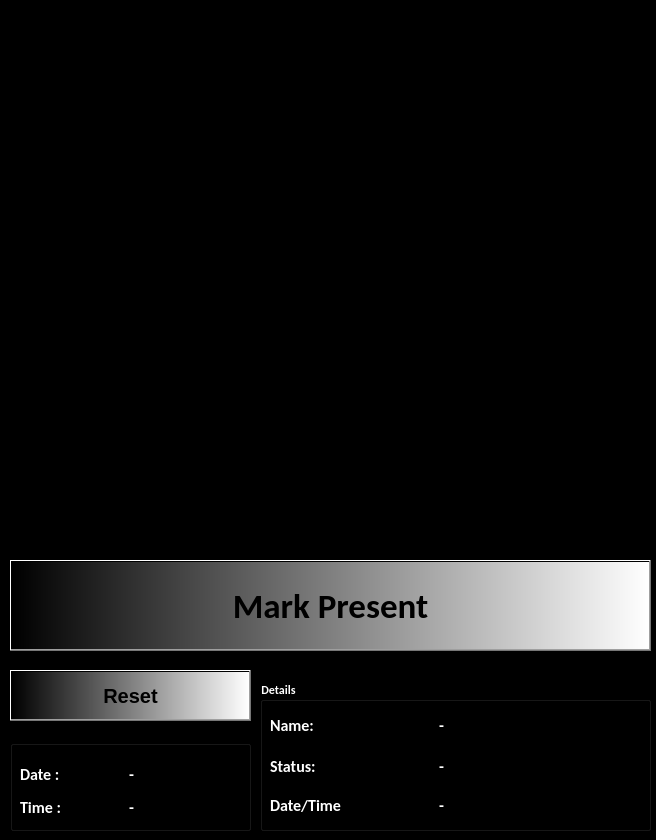
<?xml version="1.0" encoding="UTF-8"?>
<ui version="4.0">
 <class>OutputDialog</class>
 <widget class="QDialog" name="OutputDialog">
  <property name="geometry">
   <rect>
    <x>0</x>
    <y>0</y>
    <width>656</width>
    <height>840</height>
   </rect>
  </property>
  <property name="minimumSize">
   <size>
    <width>0</width>
    <height>0</height>
   </size>
  </property>
  <property name="font">
   <font>
    <family>Calibri</family>
    <weight>75</weight>
    <bold>true</bold>
   </font>
  </property>
  <property name="windowTitle">
   <string>Facial Recognition PyQt</string>
  </property>
  <property name="windowIcon">
   <iconset>
    <normaloff>:/icon/icon.png</normaloff>:/icon/icon.png</iconset>
  </property>
  <property name="whatsThis">
   <string>&lt;html&gt;&lt;head/&gt;&lt;body&gt;&lt;p&gt;&lt;img src=&quot;:/newPrefix/background.png&quot;/&gt;&lt;/p&gt;&lt;/body&gt;&lt;/html&gt;</string>
  </property>
  <property name="styleSheet">
   <string notr="true">background-color: rgb(0, 0, 0);</string>
  </property>
  <widget class="QLabel" name="imgLabel">
   <property name="enabled">
    <bool>true</bool>
   </property>
   <property name="geometry">
    <rect>
     <x>10</x>
     <y>10</y>
     <width>640</width>
     <height>531</height>
    </rect>
   </property>
   <property name="minimumSize">
    <size>
     <width>640</width>
     <height>480</height>
    </size>
   </property>
   <property name="maximumSize">
    <size>
     <width>1920</width>
     <height>1080</height>
    </size>
   </property>
   <property name="styleSheet">
    <string notr="true">border-color: rgb(255, 255, 255);</string>
   </property>
   <property name="text">
    <string/>
   </property>
  </widget>
  <widget class="QPushButton" name="btnPresent">
   <property name="geometry">
    <rect>
     <x>10</x>
     <y>560</y>
     <width>641</width>
     <height>91</height>
    </rect>
   </property>
   <property name="font">
    <font>
     <family>Calibri</family>
     <pointsize>26</pointsize>
     <weight>75</weight>
     <bold>true</bold>
    </font>
   </property>
   <property name="styleSheet">
    <string notr="true">background-color: qlineargradient(spread:pad, x1:0, y1:0, x2:1, y2:0, stop:0 rgba(0, 0, 0, 255), stop:1 rgba(255, 255, 255, 255));</string>
   </property>
   <property name="text">
    <string>Mark Present</string>
   </property>
   <property name="iconSize">
    <size>
     <width>20</width>
     <height>20</height>
    </size>
   </property>
   <property name="checkable">
    <bool>true</bool>
   </property>
   <property name="autoRepeat">
    <bool>false</bool>
   </property>
  </widget>
  <widget class="QGroupBox" name="groupBox">
   <property name="geometry">
    <rect>
     <x>260</x>
     <y>680</y>
     <width>391</width>
     <height>151</height>
    </rect>
   </property>
   <property name="styleSheet">
    <string notr="true">color: rgb(255, 255, 255);</string>
   </property>
   <property name="title">
    <string>Details</string>
   </property>
   <widget class="QWidget" name="layoutWidget">
    <property name="geometry">
     <rect>
      <x>10</x>
      <y>110</y>
      <width>331</width>
      <height>30</height>
     </rect>
    </property>
    <layout class="QHBoxLayout" name="horizontalLayout_11">
     <item>
      <widget class="QLabel" name="label_7">
       <property name="maximumSize">
        <size>
         <width>1920</width>
         <height>1080</height>
        </size>
       </property>
       <property name="font">
        <font>
         <family>Calibri</family>
         <pointsize>12</pointsize>
         <weight>75</weight>
         <bold>true</bold>
        </font>
       </property>
       <property name="styleSheet">
        <string notr="true">color: rgb(255, 255, 255);</string>
       </property>
       <property name="text">
        <string>Date/Time</string>
       </property>
      </widget>
     </item>
     <item>
      <widget class="QLabel" name="HoursLabel">
       <property name="font">
        <font>
         <family>Calibri</family>
         <pointsize>12</pointsize>
         <weight>75</weight>
         <bold>true</bold>
        </font>
       </property>
       <property name="styleSheet">
        <string notr="true">color: rgb(255, 255, 255);</string>
       </property>
       <property name="text">
        <string>-</string>
       </property>
      </widget>
     </item>
    </layout>
   </widget>
   <widget class="QWidget" name="layoutWidget">
    <property name="geometry">
     <rect>
      <x>10</x>
      <y>70</y>
      <width>331</width>
      <height>32</height>
     </rect>
    </property>
    <layout class="QHBoxLayout" name="horizontalLayout_8">
     <item>
      <widget class="QLabel" name="label_4">
       <property name="maximumSize">
        <size>
         <width>1920</width>
         <height>1080</height>
        </size>
       </property>
       <property name="font">
        <font>
         <family>Calibri</family>
         <pointsize>12</pointsize>
         <weight>75</weight>
         <bold>true</bold>
        </font>
       </property>
       <property name="styleSheet">
        <string notr="true">color: rgb(255, 255, 255);</string>
       </property>
       <property name="text">
        <string>Status:</string>
       </property>
      </widget>
     </item>
     <item>
      <widget class="QLabel" name="Status_Label">
       <property name="font">
        <font>
         <family>Calibri</family>
         <pointsize>12</pointsize>
         <weight>75</weight>
         <bold>true</bold>
        </font>
       </property>
       <property name="styleSheet">
        <string notr="true">color: rgb(255, 255, 255);</string>
       </property>
       <property name="text">
        <string>-</string>
       </property>
      </widget>
     </item>
    </layout>
   </widget>
   <widget class="QWidget" name="layoutWidget">
    <property name="geometry">
     <rect>
      <x>10</x>
      <y>30</y>
      <width>331</width>
      <height>30</height>
     </rect>
    </property>
    <layout class="QHBoxLayout" name="horizontalLayout_2">
     <item>
      <widget class="QLabel" name="label_3">
       <property name="maximumSize">
        <size>
         <width>1920</width>
         <height>1080</height>
        </size>
       </property>
       <property name="font">
        <font>
         <family>Calibri</family>
         <pointsize>12</pointsize>
         <weight>75</weight>
         <bold>true</bold>
        </font>
       </property>
       <property name="styleSheet">
        <string notr="true">
color: rgb(255, 255, 255);</string>
       </property>
       <property name="text">
        <string>Name: </string>
       </property>
      </widget>
     </item>
     <item>
      <widget class="QLabel" name="Name_Label">
       <property name="font">
        <font>
         <family>Calibri</family>
         <pointsize>12</pointsize>
         <weight>75</weight>
         <bold>true</bold>
        </font>
       </property>
       <property name="styleSheet">
        <string notr="true">color: rgb(255, 255, 255);</string>
       </property>
       <property name="text">
        <string>-</string>
       </property>
      </widget>
     </item>
    </layout>
   </widget>
  </widget>
  <widget class="QGroupBox" name="groupBox_2">
   <property name="geometry">
    <rect>
     <x>10</x>
     <y>740</y>
     <width>241</width>
     <height>91</height>
    </rect>
   </property>
   <property name="styleSheet">
    <string notr="true"/>
   </property>
   <property name="title">
    <string/>
   </property>
   <widget class="QWidget" name="gridLayoutWidget">
    <property name="geometry">
     <rect>
      <x>10</x>
      <y>20</y>
      <width>211</width>
      <height>61</height>
     </rect>
    </property>
    <layout class="QGridLayout" name="gridLayout">
     <item row="0" column="0">
      <layout class="QHBoxLayout" name="horizontalLayout_5">
       <item>
        <widget class="QLabel" name="label">
         <property name="font">
          <font>
           <family>Calibri</family>
           <pointsize>12</pointsize>
           <weight>75</weight>
           <bold>true</bold>
          </font>
         </property>
         <property name="styleSheet">
          <string notr="true">color: rgb(255, 255, 255);</string>
         </property>
         <property name="text">
          <string>Date : </string>
         </property>
        </widget>
       </item>
       <item>
        <widget class="QLabel" name="Date_Label">
         <property name="font">
          <font>
           <family>Calibri</family>
           <pointsize>12</pointsize>
           <weight>75</weight>
           <bold>true</bold>
          </font>
         </property>
         <property name="styleSheet">
          <string notr="true">color: rgb(255, 255, 255);</string>
         </property>
         <property name="text">
          <string>-</string>
         </property>
        </widget>
       </item>
      </layout>
     </item>
     <item row="1" column="0">
      <layout class="QHBoxLayout" name="horizontalLayout_6">
       <item>
        <widget class="QLabel" name="label_2">
         <property name="font">
          <font>
           <family>Calibri</family>
           <pointsize>12</pointsize>
           <weight>75</weight>
           <bold>true</bold>
          </font>
         </property>
         <property name="styleSheet">
          <string notr="true">color: rgb(255, 255, 255);</string>
         </property>
         <property name="text">
          <string>Time : </string>
         </property>
        </widget>
       </item>
       <item>
        <widget class="QLabel" name="Time_Label">
         <property name="font">
          <font>
           <family>Calibri</family>
           <pointsize>12</pointsize>
           <weight>75</weight>
           <bold>true</bold>
          </font>
         </property>
         <property name="styleSheet">
          <string notr="true">color: rgb(255, 255, 255);</string>
         </property>
         <property name="text">
          <string>-</string>
         </property>
        </widget>
       </item>
      </layout>
     </item>
    </layout>
   </widget>
  </widget>
  <widget class="QPushButton" name="btnreset">
   <property name="geometry">
    <rect>
     <x>10</x>
     <y>670</y>
     <width>241</width>
     <height>51</height>
    </rect>
   </property>
   <property name="font">
    <font>
     <family>MS Sans Serif</family>
     <pointsize>15</pointsize>
     <weight>75</weight>
     <bold>true</bold>
    </font>
   </property>
   <property name="styleSheet">
    <string notr="true">background-color: qlineargradient(spread:pad, x1:0, y1:0, x2:1, y2:0, stop:0 rgba(0, 0, 0, 255), stop:1 rgba(255, 255, 255, 255));</string>
   </property>
   <property name="text">
    <string>Reset</string>
   </property>
   <property name="checkable">
    <bool>true</bool>
   </property>
  </widget>
 </widget>
 <resources>
  <include location="resource.qrc"/>
 </resources>
 <connections/>
</ui>
